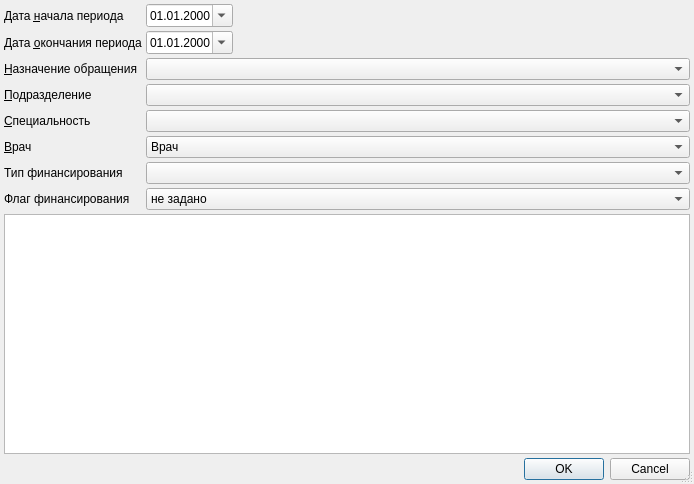
<?xml version="1.0" encoding="UTF-8"?>
<ui version="4.0">
 <class>ReportUniversalEventListSetupDialog</class>
 <widget class="QDialog" name="ReportUniversalEventListSetupDialog">
  <property name="windowModality">
   <enum>Qt::ApplicationModal</enum>
  </property>
  <property name="geometry">
   <rect>
    <x>0</x>
    <y>0</y>
    <width>694</width>
    <height>484</height>
   </rect>
  </property>
  <property name="windowTitle">
   <string>параметры отчёта</string>
  </property>
  <property name="sizeGripEnabled">
   <bool>true</bool>
  </property>
  <layout class="QGridLayout" name="gridLayout">
   <property name="margin">
    <number>4</number>
   </property>
   <property name="spacing">
    <number>4</number>
   </property>
   <item row="0" column="0">
    <widget class="QLabel" name="lblBegDate">
     <property name="text">
      <string>Дата &amp;начала периода</string>
     </property>
     <property name="buddy">
      <cstring>edtBegDate</cstring>
     </property>
    </widget>
   </item>
   <item row="0" column="1">
    <widget class="CDateEdit" name="edtBegDate">
     <property name="sizePolicy">
      <sizepolicy hsizetype="Maximum" vsizetype="Fixed">
       <horstretch>0</horstretch>
       <verstretch>0</verstretch>
      </sizepolicy>
     </property>
     <property name="displayFormat">
      <string>dd.MM.yyyy</string>
     </property>
     <property name="calendarPopup">
      <bool>true</bool>
     </property>
    </widget>
   </item>
   <item row="0" column="2">
    <spacer>
     <property name="orientation">
      <enum>Qt::Horizontal</enum>
     </property>
     <property name="sizeHint" stdset="0">
      <size>
       <width>91</width>
       <height>20</height>
      </size>
     </property>
    </spacer>
   </item>
   <item row="1" column="0">
    <widget class="QLabel" name="lblEndDate">
     <property name="text">
      <string>Дата &amp;окончания периода</string>
     </property>
     <property name="buddy">
      <cstring>edtEndDate</cstring>
     </property>
    </widget>
   </item>
   <item row="1" column="1">
    <widget class="CDateEdit" name="edtEndDate">
     <property name="sizePolicy">
      <sizepolicy hsizetype="Maximum" vsizetype="Fixed">
       <horstretch>0</horstretch>
       <verstretch>0</verstretch>
      </sizepolicy>
     </property>
     <property name="displayFormat">
      <string>dd.MM.yyyy</string>
     </property>
     <property name="calendarPopup">
      <bool>true</bool>
     </property>
    </widget>
   </item>
   <item row="1" column="2">
    <spacer>
     <property name="orientation">
      <enum>Qt::Horizontal</enum>
     </property>
     <property name="sizeHint" stdset="0">
      <size>
       <width>91</width>
       <height>20</height>
      </size>
     </property>
    </spacer>
   </item>
   <item row="2" column="0">
    <widget class="QLabel" name="lblEventPurpose">
     <property name="text">
      <string>&amp;Назначение обращения</string>
     </property>
     <property name="buddy">
      <cstring>cmbEventPurpose</cstring>
     </property>
    </widget>
   </item>
   <item row="2" column="1" colspan="2">
    <widget class="CRBComboBox" name="cmbEventPurpose">
     <property name="whatsThis">
      <string>&lt;html&gt;&lt;head&gt;&lt;meta name=&quot;qrichtext&quot; content=&quot;1&quot; /&gt;&lt;style type=&quot;text/css&quot;&gt;
p, li { white-space: pre-wrap; }
&lt;/style&gt;&lt;/head&gt;&lt;body style=&quot; font-family:'MS Shell Dlg 2'; font-size:8.25pt; font-weight:400; font-style:normal;&quot;&gt;
&lt;p style=&quot;-qt-paragraph-type:empty; margin-top:0px; margin-bottom:0px; margin-left:0px; margin-right:0px; -qt-block-indent:0; text-indent:0px;&quot;&gt;&lt;/p&gt;&lt;/body&gt;&lt;/html&gt;</string>
     </property>
    </widget>
   </item>
   <item row="3" column="0">
    <widget class="QLabel" name="lblOrgStructure">
     <property name="text">
      <string>&amp;Подразделение</string>
     </property>
     <property name="buddy">
      <cstring>cmbOrgStructure</cstring>
     </property>
    </widget>
   </item>
   <item row="3" column="1" colspan="2">
    <widget class="COrgStructureComboBox" name="cmbOrgStructure"/>
   </item>
   <item row="4" column="0">
    <widget class="QLabel" name="lblSpeciality">
     <property name="text">
      <string>&amp;Специальность</string>
     </property>
     <property name="buddy">
      <cstring>cmbSpeciality</cstring>
     </property>
    </widget>
   </item>
   <item row="4" column="1" colspan="2">
    <widget class="CRBComboBox" name="cmbSpeciality">
     <property name="whatsThis">
      <string>&lt;html&gt;&lt;head&gt;&lt;meta name=&quot;qrichtext&quot; content=&quot;1&quot; /&gt;&lt;style type=&quot;text/css&quot;&gt;
p, li { white-space: pre-wrap; }
&lt;/style&gt;&lt;/head&gt;&lt;body style=&quot; font-family:'MS Shell Dlg 2'; font-size:8.25pt; font-weight:400; font-style:normal;&quot;&gt;
&lt;p style=&quot;-qt-paragraph-type:empty; margin-top:0px; margin-bottom:0px; margin-left:0px; margin-right:0px; -qt-block-indent:0; text-indent:0px;&quot;&gt;&lt;/p&gt;&lt;/body&gt;&lt;/html&gt;</string>
     </property>
    </widget>
   </item>
   <item row="5" column="0">
    <widget class="QLabel" name="lblPerson">
     <property name="text">
      <string>&amp;Врач</string>
     </property>
     <property name="buddy">
      <cstring>cmbPerson</cstring>
     </property>
    </widget>
   </item>
   <item row="5" column="1" colspan="2">
    <widget class="CPersonComboBoxEx" name="cmbPerson">
     <property name="whatsThis">
      <string>&lt;html&gt;&lt;head&gt;&lt;meta name=&quot;qrichtext&quot; content=&quot;1&quot; /&gt;&lt;style type=&quot;text/css&quot;&gt;
p, li { white-space: pre-wrap; }
&lt;/style&gt;&lt;/head&gt;&lt;body style=&quot; font-family:'MS Shell Dlg 2'; font-size:8.25pt; font-weight:400; font-style:normal;&quot;&gt;
&lt;p style=&quot;-qt-paragraph-type:empty; margin-top:0px; margin-bottom:0px; margin-left:0px; margin-right:0px; -qt-block-indent:0; text-indent:0px;&quot;&gt;&lt;/p&gt;&lt;/body&gt;&lt;/html&gt;</string>
     </property>
     <item>
      <property name="text">
       <string>Врач</string>
      </property>
     </item>
    </widget>
   </item>
   <item row="6" column="0">
    <widget class="QLabel" name="lblFinance">
     <property name="text">
      <string>Тип финансирования</string>
     </property>
    </widget>
   </item>
   <item row="6" column="1" colspan="2">
    <widget class="CRBComboBox" name="cmbFinance"/>
   </item>
   <item row="7" column="0">
    <widget class="QLabel" name="lblVisitPayStatus">
     <property name="text">
      <string>Флаг финансирования</string>
     </property>
    </widget>
   </item>
   <item row="7" column="1" colspan="2">
    <widget class="QComboBox" name="cmbVisitPayStatus">
     <item>
      <property name="text">
       <string>не задано</string>
      </property>
     </item>
     <item>
      <property name="text">
       <string>не выставлено</string>
      </property>
     </item>
     <item>
      <property name="text">
       <string>выставлено</string>
      </property>
     </item>
     <item>
      <property name="text">
       <string>отказано</string>
      </property>
     </item>
     <item>
      <property name="text">
       <string>оплачено</string>
      </property>
     </item>
    </widget>
   </item>
   <item row="8" column="0" colspan="3">
    <widget class="CTableView" name="tblEventType">
     <property name="selectionMode">
      <enum>QAbstractItemView::MultiSelection</enum>
     </property>
    </widget>
   </item>
   <item row="9" column="0" colspan="3">
    <widget class="QDialogButtonBox" name="buttonBox">
     <property name="orientation">
      <enum>Qt::Horizontal</enum>
     </property>
     <property name="standardButtons">
      <set>QDialogButtonBox::Cancel|QDialogButtonBox::Ok</set>
     </property>
    </widget>
   </item>
  </layout>
 </widget>
 <customwidgets>
  <customwidget>
   <class>CDateEdit</class>
   <extends>QDateEdit</extends>
   <header>library/DateEdit</header>
  </customwidget>
  <customwidget>
   <class>COrgStructureComboBox</class>
   <extends>QComboBox</extends>
   <header>Orgs/OrgStructComboBoxes.h</header>
  </customwidget>
  <customwidget>
   <class>CPersonComboBoxEx</class>
   <extends>QComboBox</extends>
   <header>Orgs/PersonComboBoxEx.h</header>
  </customwidget>
  <customwidget>
   <class>CRBComboBox</class>
   <extends>QComboBox</extends>
   <header>library/crbcombobox.h</header>
  </customwidget>
  <customwidget>
   <class>CTableView</class>
   <extends>QTableView</extends>
   <header>library/TableView.h</header>
  </customwidget>
 </customwidgets>
 <tabstops>
  <tabstop>edtBegDate</tabstop>
  <tabstop>edtEndDate</tabstop>
  <tabstop>cmbEventPurpose</tabstop>
  <tabstop>cmbOrgStructure</tabstop>
  <tabstop>cmbSpeciality</tabstop>
  <tabstop>cmbPerson</tabstop>
  <tabstop>cmbFinance</tabstop>
  <tabstop>cmbVisitPayStatus</tabstop>
  <tabstop>tblEventType</tabstop>
  <tabstop>buttonBox</tabstop>
 </tabstops>
 <resources/>
 <connections>
  <connection>
   <sender>buttonBox</sender>
   <signal>accepted()</signal>
   <receiver>ReportUniversalEventListSetupDialog</receiver>
   <slot>accept()</slot>
   <hints>
    <hint type="sourcelabel">
     <x>124</x>
     <y>456</y>
    </hint>
    <hint type="destinationlabel">
     <x>65</x>
     <y>418</y>
    </hint>
   </hints>
  </connection>
  <connection>
   <sender>buttonBox</sender>
   <signal>rejected()</signal>
   <receiver>ReportUniversalEventListSetupDialog</receiver>
   <slot>reject()</slot>
   <hints>
    <hint type="sourcelabel">
     <x>237</x>
     <y>456</y>
    </hint>
    <hint type="destinationlabel">
     <x>267</x>
     <y>420</y>
    </hint>
   </hints>
  </connection>
 </connections>
</ui>
